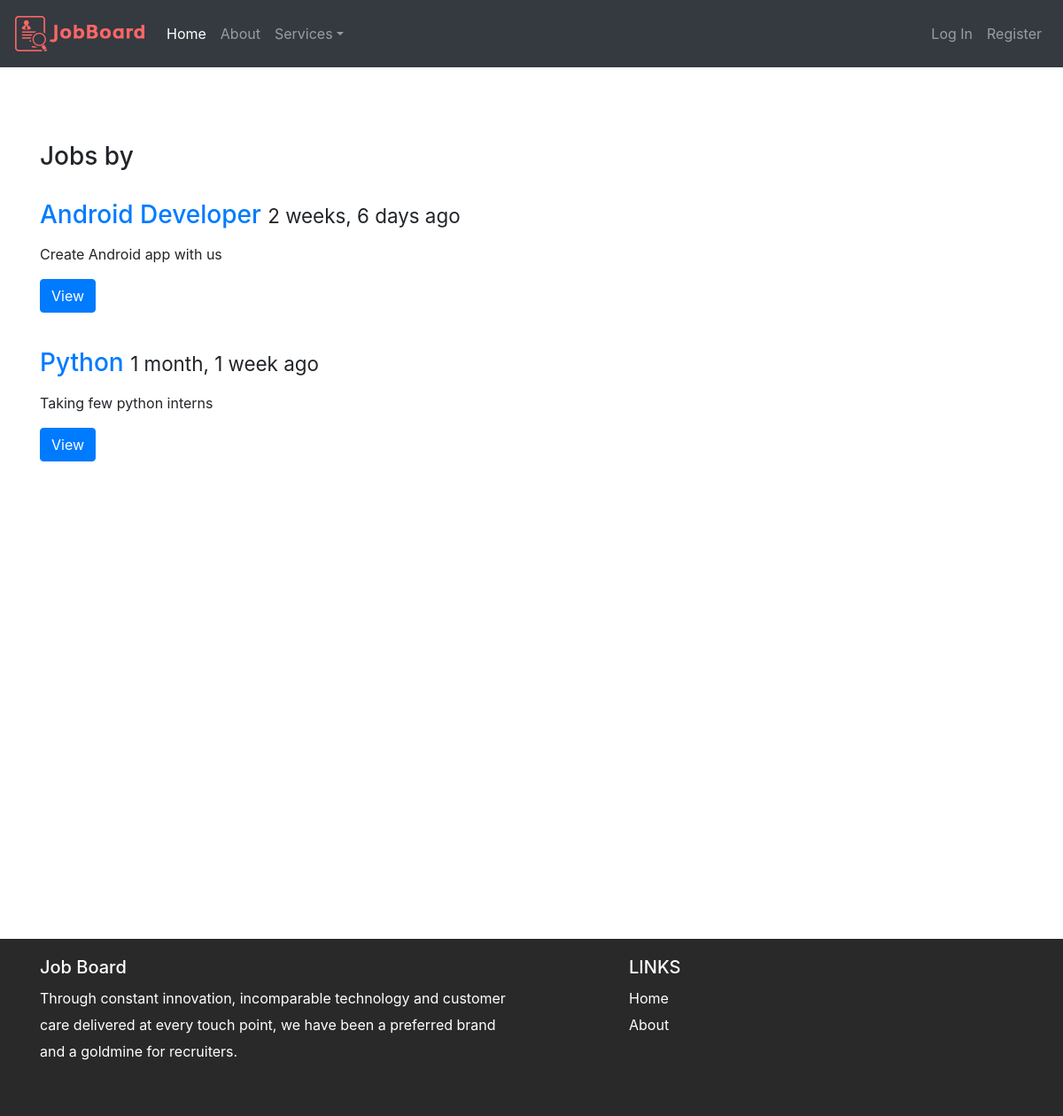
/view/user/Kir/, run on the app's committed database.
### jobs/models.py (models this page shows, shortened)
class Job(models.Model):
    title = models.CharField(max_length=100)
    company_name = models.CharField(max_length=100)
    description = models.TextField()
    timestamp = models.DateTimeField(auto_now_add=True, auto_now=False )
    class Meta:
        ordering = ["-timestamp"]

### jobs/views.py (the view)
# urls.py: url(r'^view/user/(?P<username>\w+)/$', user_list, name='user_list'),
def user_list(request, username=None):
    if not username:
        username = request.user.username
    latest_list = Job.objects.filter(company_name=username).order_by('-timestamp')
    context = {'latest_list':latest_list, 'username':username}
    return render(request, 'user_list.html', context)

### templates/user_list.html (shortened to what this page needs)
{% extends 'base.html' %}
{% block content%}
{% if latest_list %}
<h3>Jobs by {{ user.username }} </h3> <br>
{% for obj in latest_list %}
<div class="row">
     <div class="col-md-12 ">
       <div class="thumbnail">
         <div class="caption">
           <h3><a href='{% url "userpost" id=obj.id %}'> {{obj.title}}</a> <small>{{obj.timestamp|timesince}} ago </small></h3>
           <p>{{obj.description|linebreaks|truncatechars:120}}</p>
           <p><a href='{% url "userpost" id=obj.id %}' class="btn btn-primary" role="button">View</a></p>
         </div>
       </div>
     </div>
 </div>
 <br>
 {% endfor %}
{% else %}
<p>No jobs are available.</p>
{% endif %}
{% endblock %}

### static/css/navbar-top.css (style rules this page uses)
body { min-height: 75rem; }

### static/css/sticky-footer.css (style rules this page uses)
html { position: relative; min-height: 100%; }
body { margin-bottom: 60px; }

### data on the page
Job: title "Android Developer", timestamp "2 weeks, 6 days", description "Create Android app with us"
Job: title "Python", timestamp "1 month, 1 week", description "Taking few python interns"
